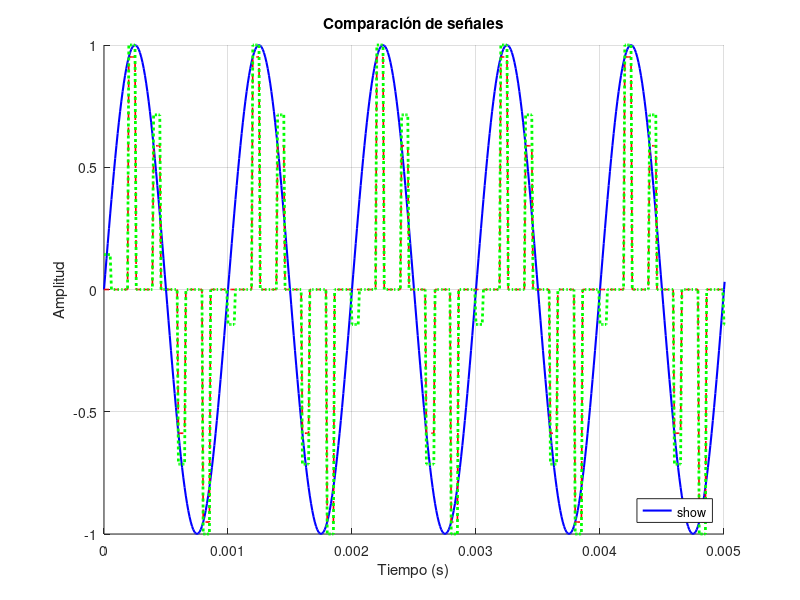
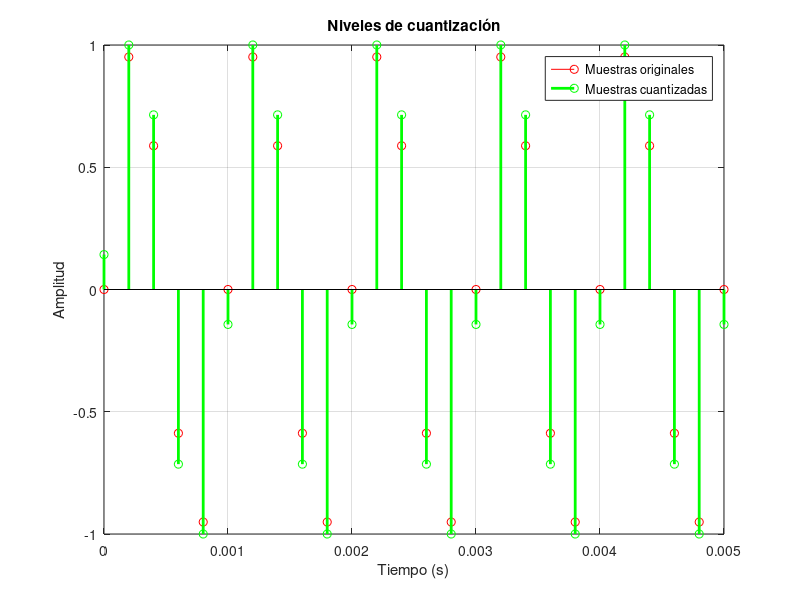

MATLAB code to generate these figures, in order:
%% Parámetros configurables
A = 1;              % Amplitud de la señal
fc = 1000;          % Frecuencia de la señal (Hz)
Ts_signal = 10e-6;  % Muestreo de la señal original (10 µs)
duracion = 0.1;     % Duración en segundos
fs = 5000;          % Frecuencia de muestreo PAM (Hz)
d = 0.3;            % Ciclo de trabajo (τ/Ts_pulse)
N = 3;              % Número de bits por palabra PCM

%% Cálculos derivados
Ts_pulse = 1/fs;    % Periodo de muestreo PAM
tau = d * Ts_pulse; % Ancho del pulso

%% Generar señal original
t = 0:Ts_signal:duracion - Ts_signal;
m = A * sin(2*pi*fc*t);

%% Generar señal PAM con muestreo instantáneo
t_samples = 0:Ts_pulse:t(end);
m_samples = A * sin(2*pi*fc*t_samples);

% Crear tren de pulsos PAM original
s = zeros(size(t));
for n = 0:length(t_samples)-1
    ventana = (t >= n*Ts_pulse) & (t < n*Ts_pulse + tau);
    s(ventana) = m_samples(n+1);
end

%% Generar señal PAM cuantizada
% Cuantización
quantized_indices = round((m_samples + A) * (2^N - 1) / (2*A));
quantized_indices = max(min(quantized_indices, 2^N - 1), 0);

% Convertir índices a valores de voltaje
samples_quantized = (quantized_indices/(2^N - 1)) * 2*A - A;

% Crear tren de pulsos PAM cuantizado
s_quant = zeros(size(t));
for n = 0:length(t_samples)-1
    ventana = (t >= n*Ts_pulse) & (t < n*Ts_pulse + tau);
    s_quant(ventana) = samples_quantized(n+1);
end

%% Visualización en mismo gráfico
figure;
hold on;

% Señal original
plot(t, m, 'b', 'LineWidth', 1.5, 'DisplayName', 'Señal original');

% PAM muestreado instantáneo
plot(t, s, 'r--', 'LineWidth', 1.2, 'DisplayName', 'PAM instantáneo');

% PAM cuantizado
plot(t, s_quant, 'g:', 'LineWidth', 2, 'DisplayName', ['PAM cuantizado (N=', num2str(N), ' bits)']);

xlim([0 0.005]);
title('Comparación de señales');
xlabel('Tiempo (s)');
ylabel('Amplitud');
legend('show', 'Location', 'southeast');
grid on;
hold off;

%% Visualización adicional de niveles de cuantización (opcional)
figure;
stem(t_samples, m_samples, 'r', 'DisplayName', 'Muestras originales');
hold on;
stem(t_samples, samples_quantized, 'g', 'LineWidth', 2, 'DisplayName', 'Muestras cuantizadas');
title('Niveles de cuantización');
xlabel('Tiempo (s)');
ylabel('Amplitud');
xlim([0 0.005]);
legend('show');
grid on;